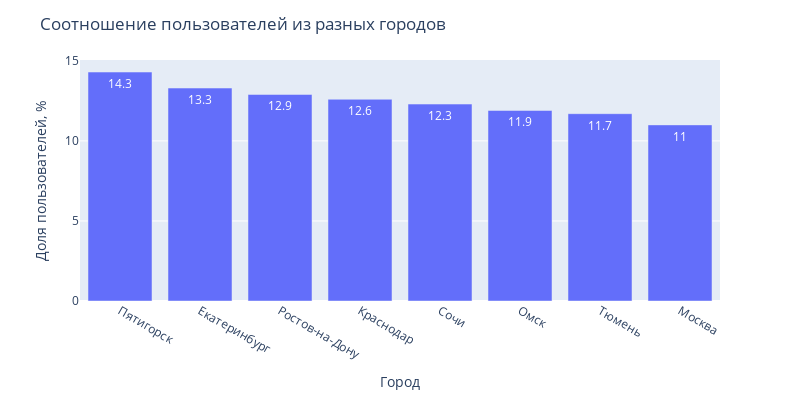

Notebook code for this chart:
### Code cell
fig = px.bar(city, 
             y='ratio', 
             x='index', 
             text='ratio'
            )

fig.update_layout(title='Соотношение пользователей из разных городов',
                   xaxis_title='Город',
                   yaxis_title='Доля пользователей, %',
                 width=800,
                  height=400)
fig

### Figure 1 — Plotly figure (JSON) as saved in the notebook; plotly's stock layout.template omitted (floating-point values rounded to 4 significant figures)
{"data": [{"alignmentgroup": "True", "hovertemplate": "index=%{x}<br>ratio=%{text}<extra></extra>", "legendgroup": "", "marker": {"color": "#636efa", "pattern": {"shape": ""}}, "name": "", "offsetgroup": "", "orientation": "v", "showlegend": false, "text": [14.3, 13.3, 12.9, 12.6, 12.3, 11.9, 11.7, 11], "textposition": "auto", "type": "bar", "x": ["Пятигорск", "Екатеринбург", "Ростов-на-Дону", "Краснодар", "Сочи", "Омск", "Тюмень", "Москва"], "xaxis": "x", "y": [14.3, 13.3, 12.9, 12.6, 12.3, 11.9, 11.7, 11], "yaxis": "y"}], "layout": {"barmode": "relative", "height": 400, "legend": {"tracegroupgap": 0}, "margin": {"t": 60}, "title": {"text": "Соотношение пользователей из разных городов"}, "width": 800, "xaxis": {"anchor": "y", "domain": [0, 1], "title": {"text": "Город"}}, "yaxis": {"anchor": "x", "domain": [0, 1], "title": {"text": "Доля пользователей, %"}}}}
